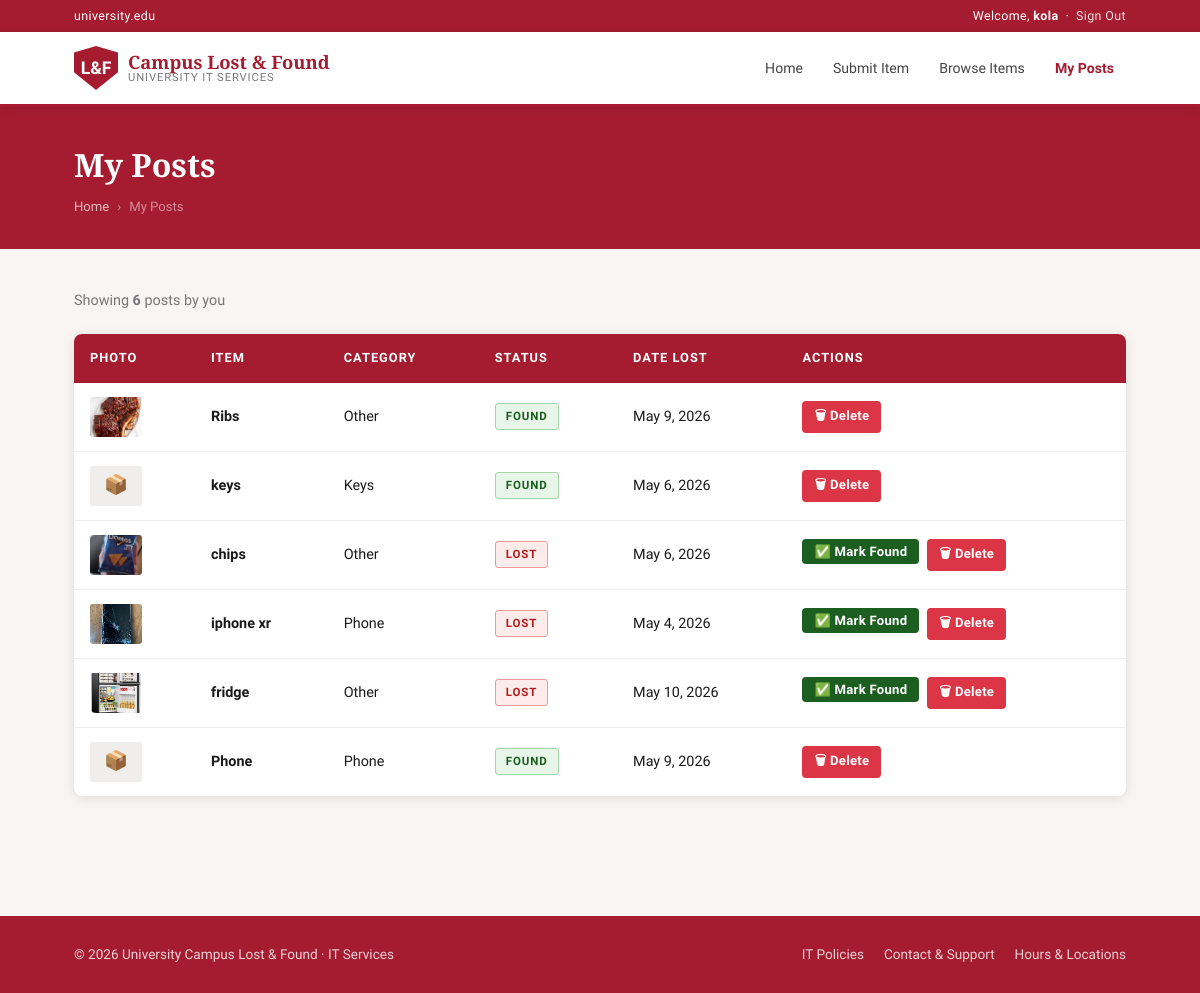
Screenshot of /mypost (signed in) with the database file from the repository.
### core/models.py (models this page shows, shortened)
class Item(models.Model):
    STATUS_CHOICES = (
        ('Lost', 'Lost'),
        ('Found', 'Found'),
        ('Claimed', 'Claimed'),
    )
    CATEGORY_CHOICES = (
        ('Phone', 'Phone'),
        ('Laptop', 'Laptop'),
        ('Bag', 'Bag'),
        ('ID Card', 'ID Card'),
        ('Keys', 'Keys'),
        ('Other', 'Other'),
    )
    user = models.ForeignKey(User, on_delete=models.CASCADE, related_name='items', null=True, blank=True)
    item = models.CharField(max_length=200)
    description = models.TextField()
    category = models.CharField(max_length=100, choices=CATEGORY_CHOICES)
    image = models.ImageField(upload_to='items/', blank=True, null=True)
    date_lost = models.DateField()
    owner_name = models.CharField(max_length=150)
    email = models.EmailField(blank=True, null=True)
    phone_number = models.CharField(max_length=20, blank=True, null=True)
    status = models.CharField(
        max_length=10,
        choices=STATUS_CHOICES,
        default='Lost'
    )
    created_at = models.DateTimeField(auto_now_add=True)
    updated_at = models.DateTimeField(auto_now=True)
    class Meta:
        ordering = ['-created_at']

### core/views.py (the view)
# urls.py: path('mypost',mypost, name = "my-posts"),
@login_required(login_url='sign-in')
def mypost(request):
    items = Item.objects.filter(user=request.user)
    return render(request, 'mypost.html', {'items': items})

### templates/mypost.html (shortened to what this page needs)
{% extends 'base.html' %}
{% block content %}
<div class="page-header">
  <div class="container">
    <h1>My Posts</h1>
    <div class="breadcrumb">
      <a href="{% url 'home-page' %}">Home</a>
      <span>›</span>
      <span>My Posts</span>
    </div>
  </div>
</div>
<div class="container" style="padding-bottom:60px;">
  <div style="display:flex; justify-content:space-between; align-items:center; margin-bottom:22px;">
    <p style="color:var(--text-light); font-size:0.9rem;">
      Showing <strong>{{ items.count }}</strong> post{{ items.count|pluralize }} by you
    </p>
  </div>
  {% if items %}
    <table class="my-posts-table">
      <thead>
        <tr>
          <th>Photo</th>
          <th>Item</th>
          <th>Category</th>
          <th>Status</th>
          <th>Date Lost</th>
          <th>Actions</th>
        </tr>
      </thead>
      <tbody>
        {% for item in items %}
        <tr>
          <td>
            {% if item.image %}
              <img src="{{ item.image.url }}" alt="{{ item.item }}">
            {% else %}
              <div style="width:52px;height:40px;background:var(--light-gray);border-radius:3px;display:flex;align-items:center;justify-content:center;font-size:1.2rem;">📦</div>
            {% endif %}
          </td>
          <td><strong>{{ item.item }}</strong></td>
          <td>{{ item.category }}</td>
          <td><span class="item-badge badge-{{ item.status|lower }}">{{ item.status }}</span></td>
          <td>{{ item.date_lost }}</td>
          <td>
            <div style="display:flex;gap:8px;flex-wrap:wrap;">
              {% if item.status == 'Lost' %}
                <form method="POST" action="{% url 'mark-found' item.pk %}">
                  <button type="submit" class="btn btn-found btn-sm"
                    onclick="return confirm('Mark \'{{ item.item }}\' as Found?')">
                    ✅ Mark Found
                  </button>
                </form>
              {% endif %}
              <form method="POST" action="{% url 'delete-item' item.pk %}">
                <button type="submit" class="btn btn-danger btn-sm"
                  onclick="return confirm('Delete this post? This cannot be undone.')">
                  🗑 Delete
                </button>
              </form>
            </div>
          </td>
        </tr>
        {% endfor %}
      </tbody>
    </table>
  {% endif %}
</div>
{% endblock %}

### templates/base.html (shortened to what this page needs)
{% load static %}
<!DOCTYPE html>
<html lang="en">
<head>
  <link rel="stylesheet" href="{% static 'css/style.css' %}">
</head>
<body>
  <div class="top-bar-upper">
    <div class="container">
      <span>university.edu</span>
      {% if user.is_authenticated %}
        <span>Welcome, <strong>{{ user.username }}</strong> &nbsp;·&nbsp; <a href="{% url 'sign-out' %}">Sign Out</a></span>
      {% else %}
        <span>Please log in to see more relevant content &nbsp;
          <button class="login-btn-small" onclick="window.location='{% url 'sign-in' %}'">Login</button>
        </span>
      {% endif %}
    </div>
  </div>
  <header class="top-bar">
    <div class="container">
      <a href="{% url 'home-page' %}" class="logo">
        <div class="logo-shield">L&F</div>
        <div class="logo-text">
          <span class="logo-name">Campus Lost & Found</span>
          <span class="logo-sub">University IT Services</span>
        </div>
      </a>
      <nav class="main-nav">
        <a href="{% url 'home-page' %}" class="{% if request.resolver_match.url_name == 'home-page' %}active{% endif %}">Home</a>
        <a href="{% url 'submit-item' %}" class="{% if request.resolver_match.url_name == 'submit-item' %}active{% endif %}">Submit Item</a>
        <a href="{% url 'all-items' %}" class="{% if request.resolver_match.url_name == 'all-items' %}active{% endif %}">Browse Items</a>
        {% if user.is_authenticated %}
          <a href="{% url 'my-posts' %}" class="{% if request.resolver_match.url_name == 'my-posts' %}active{% endif %}">My Posts</a>
        {% endif %}
      </nav>
    </div>
  </header>
  {% block content %}{% endblock %}
  <footer>
    <div class="container">
      <p>© {% now "Y" %} University Campus Lost & Found · IT Services</p>
      <div class="footer-links">
        <a href="#">IT Policies</a>
        <a href="#">Contact & Support</a>
        <a href="#">Hours & Locations</a>
      </div>
    </div>
  </footer>
</body>
</html>

### static/css/style.css (style rules this page uses)
:root { --crimson: #A51C30; --crimson-dark: #8a1828; --crimson-light: #c0243a; --gold: #C9A84C; --white: #ffffff; --off-white: #f8f5f2; --light-gray: #f0eeec; --mid-gray: #d0ccc8; --text-dark: #1a1a1a; --text-mid: #444; --text-light: #777; --green: #3a7d44; --shadow: 0 2px 12px rgba(0,0,0,0.1); --shadow-lg: 0 8px 32px rgba(0,0,0,0.15); }
*, *::before, *::after { box-sizing: border-box; margin: 0; padding: 0; }
body { font-family: 'Source Sans 3', sans-serif; font-weight: 400; color: var(--text-dark); background: var(--off-white); line-height: 1.6; }
a { text-decoration: none; color: inherit; }
img { max-width: 100%; display: block; }
.container { max-width: 1100px; margin: 0 auto; padding: 0 24px; }
.top-bar-upper { background: var(--crimson); color: var(--white); font-size: 0.78rem; padding: 6px 0; letter-spacing: 0.03em; }
.top-bar-upper .container { display: flex; justify-content: space-between; align-items: center; }
.top-bar-upper a { color: rgba(255,255,255,0.85); font-size: 0.78rem; }
.top-bar { background: var(--white); border-bottom: 3px solid var(--crimson); position: sticky; top: 0; z-index: 100; box-shadow: 0 2px 8px rgba(0,0,0,0.08); }
.top-bar .container { display: flex; align-items: center; justify-content: space-between; padding: 14px 24px; gap: 20px; }
.logo { display: flex; align-items: center; gap: 10px; }
.logo-shield { width: 44px; height: 44px; background: var(--crimson); clip-path: polygon(50% 0%, 100% 15%, 100% 60%, 50% 100%, 0% 60%, 0% 15%); display: flex; align-items: center; justify-content: center; color: white; font-size: 1.1rem; font-weight: 700; flex-shrink: 0; }
.logo-text { display: flex; flex-direction: column; line-height: 1.1; }
.logo-name { font-family: 'Crimson Pro', serif; font-size: 1.15rem; font-weight: 700; color: var(--crimson); }
.logo-sub { font-size: 0.7rem; color: var(--text-light); letter-spacing: 0.08em; text-transform: uppercase; }
.main-nav { display: flex; align-items: center; gap: 6px; }
.main-nav a { color: var(--text-mid); font-size: 0.88rem; font-weight: 500; padding: 6px 12px; border-radius: 4px; transition: color 0.2s, background 0.2s; white-space: nowrap; }
.main-nav a.active { color: var(--crimson); font-weight: 600; }
.btn { display: inline-flex; align-items: center; gap: 6px; padding: 8px 18px; border-radius: 4px; font-size: 0.88rem; font-weight: 600; cursor: pointer; transition: all 0.2s; font-family: inherit; border: none; letter-spacing: 0.02em; }
.btn-danger { background: #dc3545; color: white; padding: 5px 12px; font-size: 0.82rem; }
.btn-sm { padding: 5px 12px; font-size: 0.82rem; }
.item-badge { display: inline-flex; align-items: center; padding: 3px 10px; border-radius: 3px; font-size: 0.72rem; font-weight: 700; letter-spacing: 0.08em; text-transform: uppercase; width: fit-content; }
.badge-lost { background: #fdecea; color: #b71c1c; border: 1px solid #ef9a9a; }
.badge-found { background: #e8f5e9; color: #1b5e20; border: 1px solid #a5d6a7; }
.page-header { background: var(--crimson); padding: 32px 0; margin-bottom: 40px; }
.page-header h1 { font-family: 'Crimson Pro', serif; font-size: 2rem; font-weight: 600; color: white; }
.my-posts-table { width: 100%; border-collapse: collapse; background: white; border-radius: 8px; overflow: hidden; box-shadow: var(--shadow); }
.my-posts-table th { background: var(--crimson); color: white; padding: 14px 16px; text-align: left; font-size: 0.8rem; font-weight: 600; letter-spacing: 0.08em; text-transform: uppercase; }
.my-posts-table td { padding: 14px 16px; border-bottom: 1px solid var(--light-gray); font-size: 0.9rem; vertical-align: middle; }
.my-posts-table tr:last-child td { border-bottom: none; }
.my-posts-table img { width: 52px; height: 40px; object-fit: cover; border-radius: 3px; }
footer { background: var(--crimson); color: rgba(255,255,255,0.85); padding: 28px 0; margin-top: 60px; }
footer .container { display: flex; justify-content: space-between; align-items: center; flex-wrap: wrap; gap: 12px; }
footer p, footer a { font-size: 0.85rem; color: rgba(255,255,255,0.8); }
.footer-links { display: flex; gap: 20px; }
.breadcrumb { display: flex; align-items: center; gap: 8px; font-size: 0.82rem; color: rgba(255,255,255,0.7); margin-top: 6px; }
.breadcrumb a { color: rgba(255,255,255,0.7); }
.breadcrumb span { color: rgba(255,255,255,0.5); }
.btn-found { background: #1b5e20; color: white; padding: 5px 12px; font-size: 0.82rem; }

### rows the page displays
Item: image (picture), item "Ribs", category "Other", status "FOUND", date_lost "May 9, 2026"
Item: item "keys", category "Keys", status "FOUND", date_lost "May 6, 2026"
Item: image (picture), item "chips", category "Other", status "LOST", date_lost "May 6, 2026"
Item: image (picture), item "iphone xr", category "Phone", status "LOST", date_lost "May 4, 2026"
Item: image (picture), item "fridge", category "Other", status "LOST", date_lost "May 10, 2026"
Item: item "Phone", category "Phone", status "FOUND", date_lost "May 9, 2026"

### other values shown
{{ user.username }} "kola"
{{ items.count }} "6"
